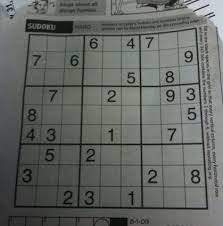
#> input picture getting_started_with_images/sudoku.jfif, 223 x 226 px
$ python 28.hough_line_transform_opencv.py
#> lines starting #> are read from the running program, lines starting #| are printed output that depends on the picture; after the words box and inside, x2 and y2 are one past the last pixel; in counts of white or black regions, pixels touching at a corner belong together
import cv2
import numpy as np

img = cv2.imread("sudoku.jfif")
#> img is the input picture: shape (226, 223, 3); mean B, G, R 100.1, 102.9, 100.7
img = cv2.resize(img, (512,512))
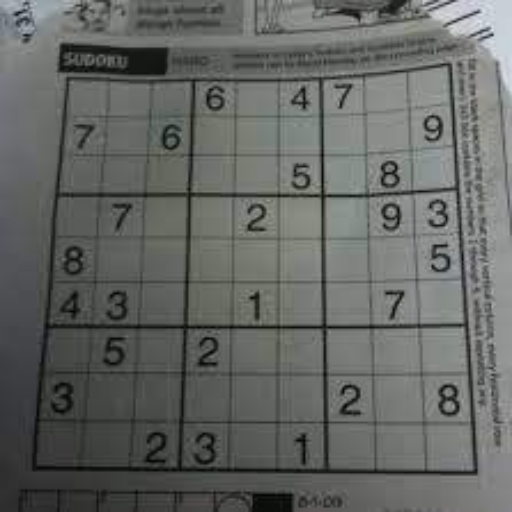
#> img: shape (512, 512, 3); mean B, G, R 100, 102.8, 100.6
gray = cv2.cvtColor(img, cv2.COLOR_BGR2GRAY)
edges = cv2.Canny(gray, 50, 150, apertureSize=3)
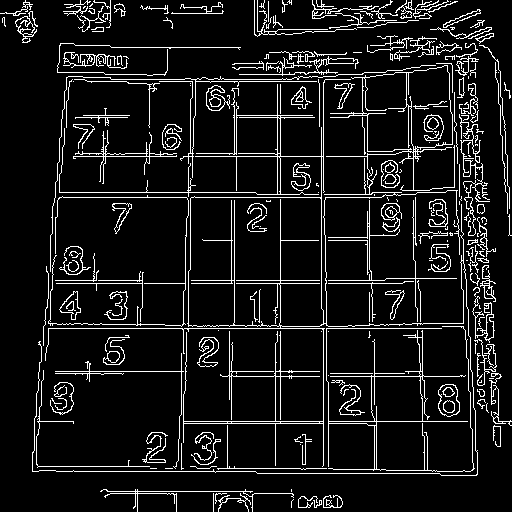
#> edges: shape (512, 512); 9.3% white in thin lines or dots
cv2.imshow("canny", edges)
lines = cv2.HoughLines(edges, 1, np.pi/180, 200)
#> lines = 21 rows, first 8: [328, 1.57], [283, 1.57], [280, 0], [421, 1.57], [197, 1.57], [156, 1.57], [323, 0], [280, 1.57]

for line in lines:
    rho, theta = line[0]
    a = np.cos(theta)
    b= np.sin(theta)
    x0 = a * rho
    y0 = b * rho
    x1 = int(x0 + 1000 *(-b))
    y1 = int(y0 + 1000 * (a))
    x2 = int(x0 -1000 * (-b))
    y2 = int(y0 - 1000 * (a))
    cv2.line(img, (x1,y1),(x2, y2), (0,0,255), 2)
#> this loop made 21 passes
#> (rho, theta, a, b, x0, y0, x1, y1) on passes 1 to 12: (328, 1.57, -4.37e-08, 1, -1.43e-05, 328, -1000, 327), (283, 1.57, -4.37e-08, 1, -1.24e-05, 283, -1000, 282), (280, 0, 1, 0, 280, 0, 280, 1000), (421, 1.57, -4.37e-08, 1, -1.84e-05, 421, -1000, 420), (197, 1.57, -4.37e-08, 1, -8.61e-06, 197, -1000, 196), (156, 1.57, -4.37e-08, 1, -6.82e-06, 156, -1000, 155), (323, 0, 1, 0, 323, 0, 323, 1000), (280, 1.57, -4.37e-08, 1, -1.22e-05, 280, -1000, 279), (192, 1.57, -4.37e-08, 1, -8.39e-06, 192, -1000, 191), (371, 1.57, -4.37e-08, 1, -1.62e-05, 371, -1000, 370), (376, 1.57, -4.37e-08, 1, -1.64e-05, 376, -1000, 375), (471, 1.57, -4.37e-08, 1, -2.06e-05, 471, -1000, 470)
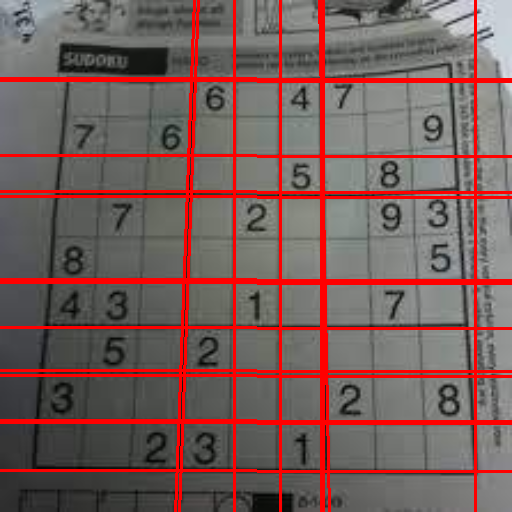
#> img: shape (512, 512, 3); 11.13% of pixels changed, all inside (x1, y1, x2, y2) = (0, 0, 512, 512)

cv2.imshow("image", img)
cv2.waitKey()
cv2.destroyAllWindows()
